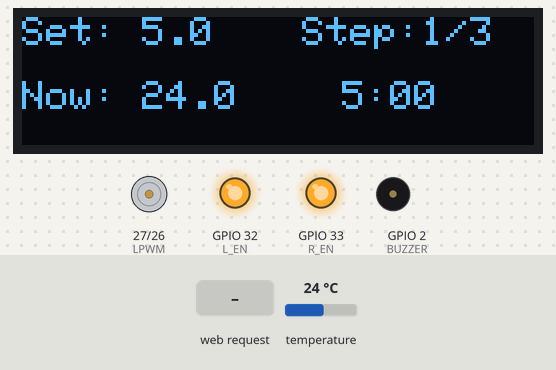
The sketch below on a simulated ESP32. On the bench: 128×32 one-colour display, motor-driver pin pairs drawn as motors (green arrow = first pin HIGH = forward, orange = second pin HIGH = backward, longer = more drive), output pins drawn as LEDs (lit = HIGH), buzzer (waves = sounding, pin HIGH). The inputs (shaded band) are chosen by the test bench; at power-on: temperature 24 °C. WiFi joins after 1.5 s; servers stay silent unless stated; what the sketch prints to the serial monitor is not drawn.

Above: at 8.9 s.
9.0 s: HTTP request GET /restart?step=1 received
At 10.3 s:
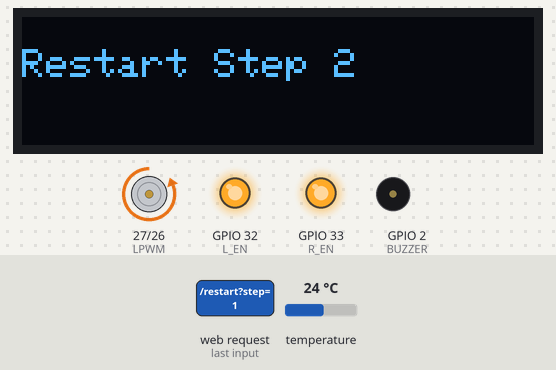
12.7 s: temperature set to 12 °C
At 14.6 s:
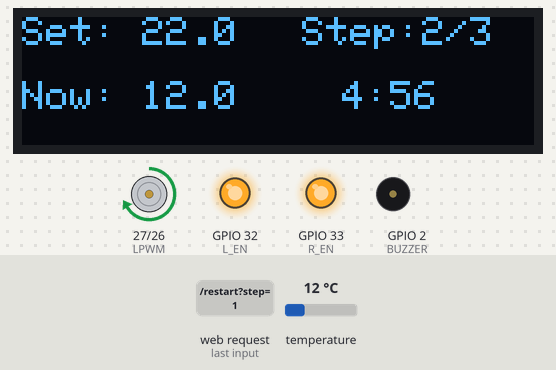
16.4 s: HTTP request GET /restart?step=0 received
At 17.7 s:
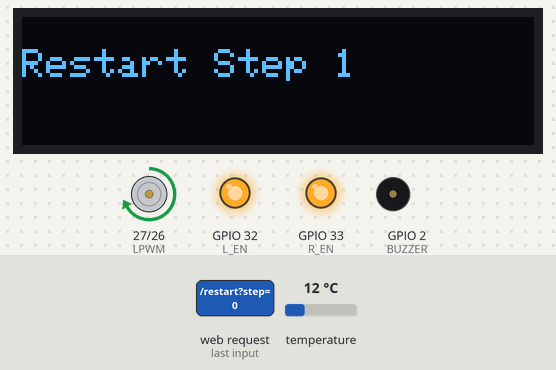
20.1 s: temperature set to 19 °C
At 22.4 s:
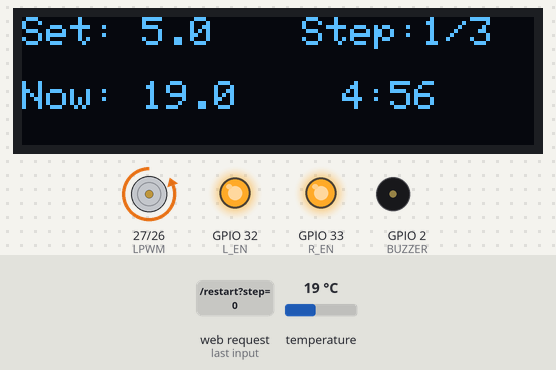
23.8 s: temperature set to 0 °C
At 26.5 s:
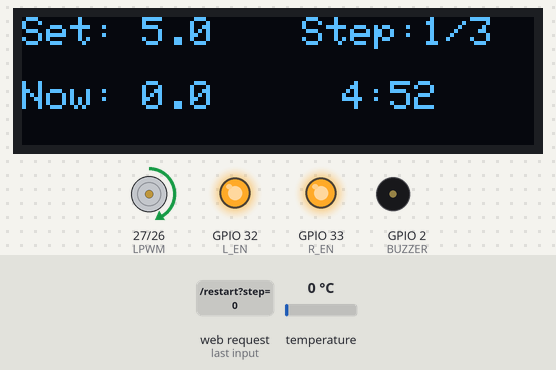
27.5 s: temperature set to 4 °C
At 30.2 s:
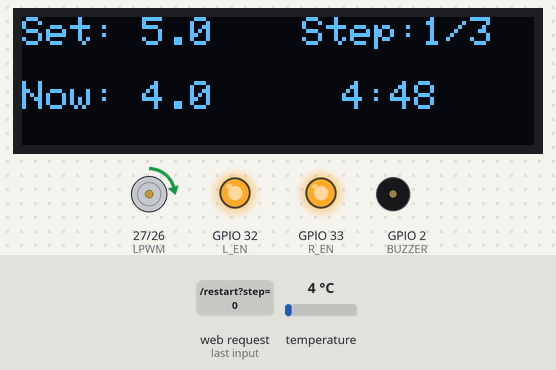
Timing chart, 0 to 31.7 s (numbered marks = the images above; inputs shaded):
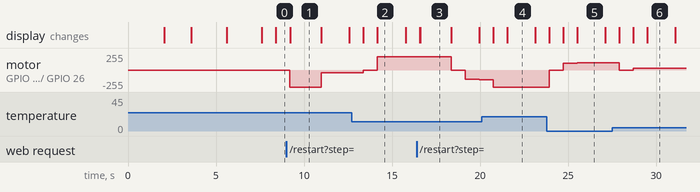

Measured:
- after the input at 9.0 s, the display: changes after 0.21 s (image 1)
- after the input at 12.7 s, motor on GPIO 27 (LPWM) / GPIO 26 (RPWM): backward 41/255 → stopped after 0.68 s, → forward 201/255 0.79 s later, → forward 202/255 1.6 s later
- after the input at 16.4 s, the display: first differs from a run without the input after 0.20 s (image 3)
- after the input at 20.1 s, motor on GPIO 27 (LPWM) / GPIO 26 (RPWM): backward 143/255 → backward 255/255 after 0.66 s
- after the input at 23.8 s, motor on GPIO 27 (LPWM) / GPIO 26 (RPWM): backward 255/255 → stopped after 0.14 s, → forward 105/255 0.79 s later, → forward 106/255 0.79 s later
- what the display in image 1 shows lasts 1.8 s, from 9.2 s to 11.0 s
- what the display in image 2 shows lasts 1.6 s, from 14.2 s to 15.8 s

The sketch:

NEW_PLT.ino
```cpp
#include <OneWire.h>
#include <DallasTemperature.h>
#include <PID_v1.h>
#include <Wire.h>
#include <Adafruit_GFX.h>
#include <Adafruit_SSD1306.h>
#include <WiFi.h>
#include <WebServer.h>

#define ONE_WIRE_BUS 4
#define RPWM 26
#define LPWM 27
#define R_EN 33
#define L_EN 32
#define BUZZER 2

#define SCREEN_WIDTH 128
#define SCREEN_HEIGHT 32
#define OLED_RESET    -1
Adafruit_SSD1306 display(SCREEN_WIDTH, SCREEN_HEIGHT, &Wire, OLED_RESET);

OneWire oneWire(ONE_WIRE_BUS);
DallasTemperature sensors(&oneWire);

// WiFi & Web Server
const char* ssid = "CANDOR"; // CHANGE ME
const char* password = "a1b2c3d4e5"; // CHANGE ME
WebServer server(80);

// PID variables
double currentTemp;
double targetTemp = 0;
double outputPWM = 0;
double Kp = 20, Ki = 0.5, Kd = 15;
PID myPID(&currentTemp, &outputPWM, &targetTemp, Kp, Ki, Kd, DIRECT);

// Profile structure
struct TempProfile
{
  double temp;
  int durationSec;
};

TempProfile profile[] =
{
  //{100, 7 * 60},
  //{35, 3 * 60},
  {5, 5 * 60},
  {22, 5 * 60},
  {36, 10 * 60}
};

int profileCount = sizeof(profile) / sizeof(profile[0]);
int currentStep = 0;
unsigned long stepStartMillis = 0;

void stopPeltier()
{
  analogWrite(RPWM, 0);
  analogWrite(LPWM, 0);
}

// Web server handler to display and update the profile
void handleRoot() {
  String html = "<html><head><title>Peltier Controller</title>";
  html += "<meta name=\"viewport\" content=\"width=device-width, initial-scale=1.0\">";
  html += "<style>body { font-family: sans-serif; margin: 20px; } h1, h3 { color: #333; } form { background-color: #f4f4f4; padding: 20px; border-radius: 8px; }";
  html += "label { display: inline-block; width: 120px; margin-bottom: 10px; } input[type='number'] { width: 80px; padding: 5px; } input[type='submit'] { background-color: #4CAF50; color: white; padding: 10px 20px; border: none; border-radius: 4px; cursor: pointer; }";
  html += "</style></head><body><h1>Peltier Temperature Profile</h1>";
  html += "<p>Current Step: " + String(currentStep + 1) + " / " + String(profileCount) + "</p>";
  html += "<p>Current Temp: " + String(currentTemp) + " &deg;C</p>";
  html += "<form action='/update' method='POST'>";

  for (int i = 0; i < profileCount; i++) {
    html += "<h3>Step " + String(i + 1);
    html += " <a href='/restart?step=" + String(i) + "' style='background-color: #008CBA; color: white; padding: 5px 10px; text-decoration: none; border-radius: 4px; font-size: 14px; margin-left: 10px;'>Restart</a></h3>";
    html += "<label>Temp (&deg;C): </label><input type='number' step='0.1' name='temp" + String(i) + "' value='" + String(profile[i].temp) + "'><br>";
    html += "<label>Duration (min): </label><input type='number' name='dur" + String(i) + "' value='" + String(profile[i].durationSec / 60) + "'><br>";
  }

  html += "<br><input type='submit' value='Update Profile'>";
  html += "</form></body></html>";
  server.send(200, "text/html", html);
}

void handleUpdate() {
  for (int i = 0; i < profileCount; i++) {
    String tempArg = "temp" + String(i);
    String durArg = "dur" + String(i);
    if (server.hasArg(tempArg) && server.hasArg(durArg)) {
      profile[i].temp = server.arg(tempArg).toDouble();
      profile[i].durationSec = server.arg(durArg).toInt() * 60;
    }
  }
  server.sendHeader("Location", "/", true);
  server.send(302, "text/plain", "Updated!");
  Serial.println("Profile updated via web interface.");

  display.clearDisplay();
  display.setCursor(0, 8);
  display.setTextSize(1);
  display.print("Profile Updated!");
  display.display();
  delay(1500);
}

void handleRestart() {
  if (server.hasArg("step")) {
    int s = server.arg("step").toInt();
    if (s >= 0 && s < profileCount) {
      currentStep = s;
      stepStartMillis = millis(); // Reset the timer

      display.clearDisplay();
      display.setCursor(0, 8);
      display.setTextSize(1);
      display.print("Restart Step ");
      display.print(currentStep + 1);
      display.display();
      delay(1000);
    }
  }
  server.sendHeader("Location", "/", true);
  server.send(302, "text/plain", "Restarted!");
}

void setupWebServer() {
  server.on("/", HTTP_GET, handleRoot);
  server.on("/update", HTTP_POST, handleUpdate);
  server.on("/restart", HTTP_GET, handleRestart);
  server.begin();
  Serial.println("HTTP server started");
}

void setup()
{
  Serial.begin(9600);
  if (!display.begin(SSD1306_SWITCHCAPVCC, 0x3C)) {
    Serial.println(F("SSD1306 allocation failed"));
    for(;;); // Halt execution if OLED fails to initialize
  }
  display.clearDisplay();
  sensors.begin();

  pinMode(RPWM, OUTPUT);
  pinMode(LPWM, OUTPUT);
  pinMode(R_EN, OUTPUT);
  pinMode(L_EN, OUTPUT);
  digitalWrite(R_EN, HIGH);
  digitalWrite(L_EN, HIGH);

  pinMode(BUZZER, OUTPUT);
  digitalWrite(BUZZER, LOW);

  stopPeltier();
  myPID.SetOutputLimits(0, 255);
  myPID.SetMode(AUTOMATIC);

  display.setTextSize(2); // Larger text for starting message
  display.setTextColor(SSD1306_WHITE);
  display.setCursor(16, 8);
  display.print("Starting");
  display.display();
  delay(2000);

  // --- WiFi Setup ---
  display.clearDisplay();
  display.setTextSize(1);
  display.setTextColor(SSD1306_WHITE);
  display.setCursor(0, 0);
  display.print("Connecting to WiFi...");
  display.display();
  Serial.print("Connecting to ");
  Serial.println(ssid);

  WiFi.begin(ssid, password);
  int retries = 0;
  while (WiFi.status() != WL_CONNECTED) {
    delay(500);
    Serial.print(".");
    if(retries++ > 20) { // ~10 second timeout
        display.clearDisplay();
        display.setCursor(0,0);
        display.print("WiFi Connect Failed!");
        display.display();
        delay(3000);
        break; // Continue without WiFi
    }
  }

  if(WiFi.status() == WL_CONNECTED) {
    Serial.println("\nWiFi connected");
    // Show WiFi name
    display.clearDisplay();
    display.setCursor(0, 8);
    display.setTextSize(1);
    display.print("WiFi: ");
    display.print(ssid);
    display.display();
    delay(2000);

    // Show IP address
    display.clearDisplay();
    display.setCursor(0, 8);
    display.print("IP: ");
    display.print(WiFi.localIP());
    display.display();
    delay(2000);

    setupWebServer();
  }

  display.clearDisplay();
  display.display();

  stepStartMillis = millis(); // Initialize the step timer

  Serial.println("Temperature Program Started");
}

void loop()
{
  if(WiFi.status() == WL_CONNECTED) {
    server.handleClient();
  }

  unsigned long elapsedSec = (millis() - stepStartMillis) / 1000;
  int remainingTime = profile[currentStep].durationSec - elapsedSec;
  if (remainingTime < 0) remainingTime = 0;

  sensors.requestTemperatures();
  currentTemp = sensors.getTempCByIndex(0);
  targetTemp = profile[currentStep].temp;
  myPID.Compute();

  // Display on OLED
  display.clearDisplay();
  display.setTextSize(1);
  display.setTextColor(SSD1306_WHITE);

  display.setCursor(0, 0);
  display.print("Set: ");
  display.print(targetTemp, 1);

  display.setCursor(70, 0);
  display.print("Step:");
  display.print(currentStep + 1);
  display.print("/");
  display.print(profileCount);

  display.setCursor(0, 16); // Mimics second row (y=1 on LCD)
  display.print("Now: ");
  display.print(currentTemp, 1);

  display.setCursor(80, 16); // Placed equivalent to col 11 on old LCD
  display.print(remainingTime / 60);
  display.print(":");
  int sec = remainingTime % 60;
  if (sec < 10) display.print("0");
  display.print(sec);
  display.display(); // Push buffer to screen

  // Serial Monitor Output
  Serial.print("Step ");
  Serial.print(currentStep + 1);
  Serial.print("/");
  Serial.print(profileCount);
  Serial.print(",Target: ");
  Serial.print(targetTemp);
  Serial.print("°C, Current: ");
  Serial.print(currentTemp);
  Serial.print("°C, Time Left: ");
  Serial.print(remainingTime / 60);
  Serial.print(":");
  Serial.print(remainingTime % 60);
  Serial.print("s, ");

  // Control logic
  if (currentTemp > targetTemp + 0.2)
  {
    myPID.SetControllerDirection(REVERSE);
    analogWrite(RPWM, (int)outputPWM);
    analogWrite(LPWM, 0);
    Serial.print("COOL, PWM: ");
    Serial.println(outputPWM);
  }
  else if (currentTemp < targetTemp - 0.5)
  {
    myPID.SetControllerDirection(DIRECT);
    analogWrite(RPWM, 0);
    analogWrite(LPWM, (int)outputPWM);
    Serial.print("HEAT, PWM: ");
    Serial.println(outputPWM);
  }
  else
  {
    stopPeltier();
    Serial.println("STOP");
  }

  // Step advancement logic
  if (elapsedSec >= profile[currentStep].durationSec) {
    currentStep++;
    if (currentStep >= profileCount) {
      stopPeltier();
      display.clearDisplay();
      display.setTextSize(1);
      display.setCursor(0, 8);
      display.print("Process Done!");
      display.display();

      Serial.println("All Steps Completed");
      Serial.println("Activating Buzzer");

      // Beep buzzer
      for (int i = 0; i < 5; i++) {
        digitalWrite(BUZZER, HIGH);
        delay(500);
        digitalWrite(BUZZER, LOW);
        delay(500);
      }
      while (currentStep >= profileCount) {
        if(WiFi.status() == WL_CONNECTED) server.handleClient(); // Keep serving requests so a Restart is possible
        delay(10);
      }
    } else {
      stepStartMillis = millis(); // Reset timer for the new step
      Serial.println("\nMoving to next step");
      display.clearDisplay();
      display.setCursor(0, 8);
      display.print("Next Step...");
      display.display();
      delay(1000); // Pause to show step change
    }
  }
}
```
